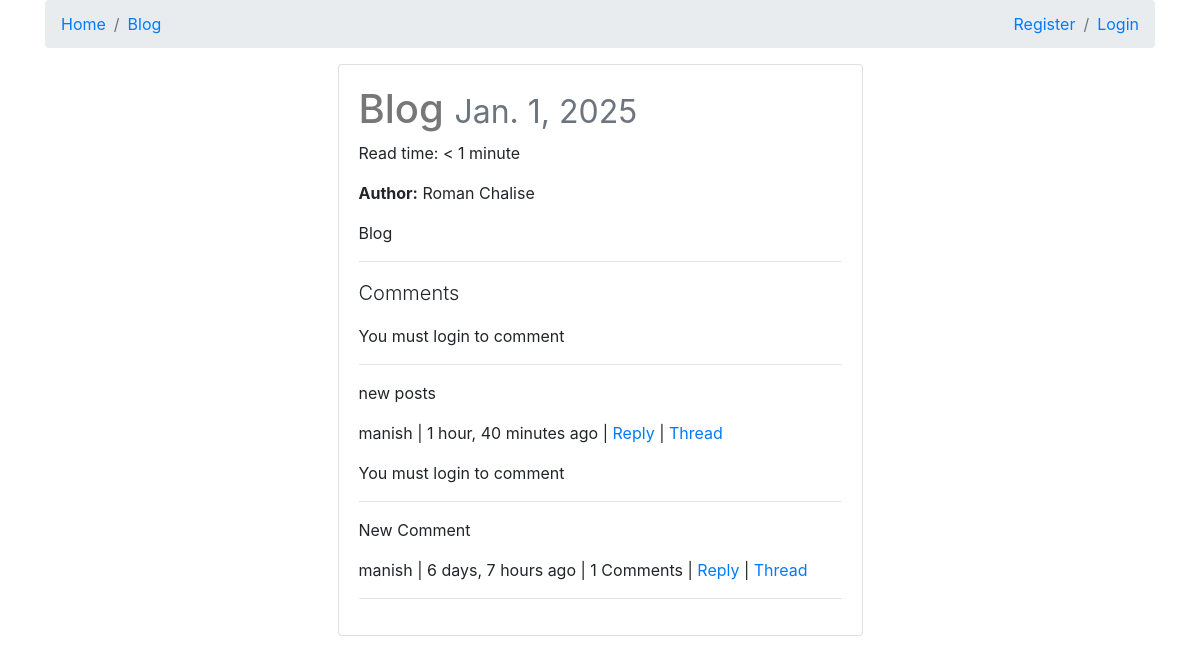
Screenshot of /blog/ with the database file from the repository.
### posts/models.py (models this page shows, shortened)
class Post(models.Model):
    user = models.ForeignKey(settings.AUTH_USER_MODEL, on_delete=models.CASCADE, default=1)
    title = models.CharField(max_length=30)
    slug = models.SlugField(unique=True, blank=True)
    image = models.ImageField(upload_to=upload_location,
            null=True,
            blank=True,
            width_field="width_field",
            height_field="height_field")
    height_field = models.IntegerField(null=True, blank=True)
    width_field = models.IntegerField(null=True, blank=True)
    content = models.TextField()
    draft = models.BooleanField(default=False)
    publish = models.DateField(auto_now=False, auto_now_add=False)
    read_time =  models.IntegerField(default=0) #models.TimeField(null=True, blank=True) # assume minutes
    updated = models.DateTimeField(auto_now=True, auto_now_add=False)
    timestamp = models.DateTimeField(auto_now=False, auto_now_add=True)
    objects = PostManager() # Linking model manager to our model
    def get_absolute_url(self):
        return reverse("posts:detail", kwargs={"slug": self.slug})
    def get_markdown(self):
        content = self.content
        markdown_text = markdown(content)
        return mark_safe(markdown_text)
    @property
    def get_content_type(self):
        instance = self
        content_type = ContentType.objects.get_for_model(instance.__class__)
        return content_type
    class Meta:
        ordering = ["-timestamp", "-updated"]

### comments/models.py (models this page shows, shortened)
class Comment(models.Model):
    user = models.ForeignKey(settings.AUTH_USER_MODEL, on_delete=models.CASCADE, default=1)
    content_type = models.ForeignKey(ContentType, on_delete=models.CASCADE, null=True)
    object_id = models.PositiveIntegerField(null=True)
    content_object = GenericForeignKey("content_type", "object_id")
    parent  = models.ForeignKey("self", null=True, blank=True, on_delete=models.CASCADE)
    objects = CommentManager() # to make sure the instance of CommentManager is available and CommentManager can override other kinds of queries
    content   = models.TextField()
    timestamp = models.DateTimeField(auto_now_add=True)
    class Meta:
        ordering = ['-timestamp']
    def get_absolute_url(self):
        return reverse("comments:thread", kwargs={"id": self.id})
    def children(self):
        return Comment.objects.filter(parent=self)

### posts/views.py (the view, shortened to what this page needs)
# urls.py: path('<slug:slug>/', post_detail, name='detail'),
def post_detail(request, slug):
    instance = get_object_or_404(Post, slug=slug)
    if instance.publish > timezone.now().date() or instance.draft:
        if not request.user.is_authenticated:
            raise Http404
    share_string = quote_plus(instance.content)
    initial_data = {
        "content_type": instance.get_content_type,
        "object_id": instance.id,
    }
    form = CommentForm(request.POST or None, initial=initial_data)
    comments = Comment.objects.filter_by_instance(instance)
    context = {
        "title": instance.title,
        "instance": instance,
        "share_string": share_string,
        "comments": comments,
        "comment_form": form,
    }
    return render(request, 'posts/post_detail.html', context)

### comments/models.py (called while the page is built)
    def filter_by_instance(self, instance):
        content_type = ContentType.objects.get_for_model(instance.__class__) # Used to get  content type object associated with model of instance
        obj_id = instance.id
        qs = super(CommentManager, self).filter(content_type=content_type, object_id=obj_id).filter(parent=None) # It is getting superclass relating to instance in other words Comment.objects
        return qs

### posts/templates/posts/post_detail.html (shortened to what this page needs)
{% extends "posts/base.html" %}
{% block post_detail_link %}
<li class="breadcrumb-item"> <a href='{{ instance.get_absolute_url }}'> {{ instance.title }} </a> </li>
{% endblock %}
{% block content %}
<div class="col-12 col-sm-10 col-md-8 col-lg-6 mb-1 offset-sm-1 offset-md-2 offset-lg-3">
    <div class="card">
        <div class="card-body">
            <h1>{{ instance.title }}
                <small class="text-muted">{{ instance.publish }}</small>
            </h1>
            <p>Read time: {% if instance.read_time <= 1 %} < 1 minute {% else %} {{ instance.read_time }} minutes {% endif %} </p>
            {% if instance.user.get_full_name %}
                <p><strong>Author:</strong> {{ instance.user.get_full_name }}</p>
            {% endif %}
            <div class="post-detail-item">
                {{ instance.get_markdown }}
            </div>
            <hr/>
            <div>
                <p class='lead'>Comments</p>
                {% if request.user.is_authenticated %}
                <form method="POST" action="."> {% csrf_token %}
                    {{ comment_form }}
                    <input type='submit' value='Post comment' class='btn btn-primary'>
                </form>
                {% else %}
                <p>You must login to comment</p>
                {% endif %}
                <hr/>
                {% for comment in comments %}
                    <blockquote>
                        <p>{{ comment.content }}</p>
                        <footer>{{ comment.user }} | {{ comment.timestamp|timesince }} ago | {% if comment.children.count > 0 %}{{ comment.children.count }} Comments {% if comment.children.count > 1 %} {% endif %} | {% endif %} <a class='comment-reply-btn' href='#'>Reply</a> | <a class='' href='{{ comment.get_absolute_url }}'>Thread</a> </footer>
                        <div class='comment-reply' style='display:none;'>
                    </blockquote>
                            {% if request.user.is_authenticated %}
                            <form method="POST" action="."> {% csrf_token %}
                               {{ comment_form }}
                                <input type="hidden" name="parent_id" value="{{ comment.id }}">
                                <input type="submit" value="Reply" class="btn btn-primary">
                            </form>
                            {% else %}
                            <p>You must login to comment</p>
                            {% endif %}
                        </div>
                    </blockquote>
                    <hr/>
                {% endfor %}
            </div>
        </div>
    </div>
</div>
{% endblock content %}

### static/css/base.css (style rules this page uses)
h1 { color: #777777; }

### rows the page displays
Post: title "Blog", publish "Jan. 1, 2025", user.get_full_name "Roman Chalise", get_markdown "Blog"
Comment: content "new posts", user "manish", timestamp "1 hour, 40 minutes", shows "You must login to comment"
Comment: content "New Comment", user "manish", timestamp "6 days, 7 hours", children.count "1"
